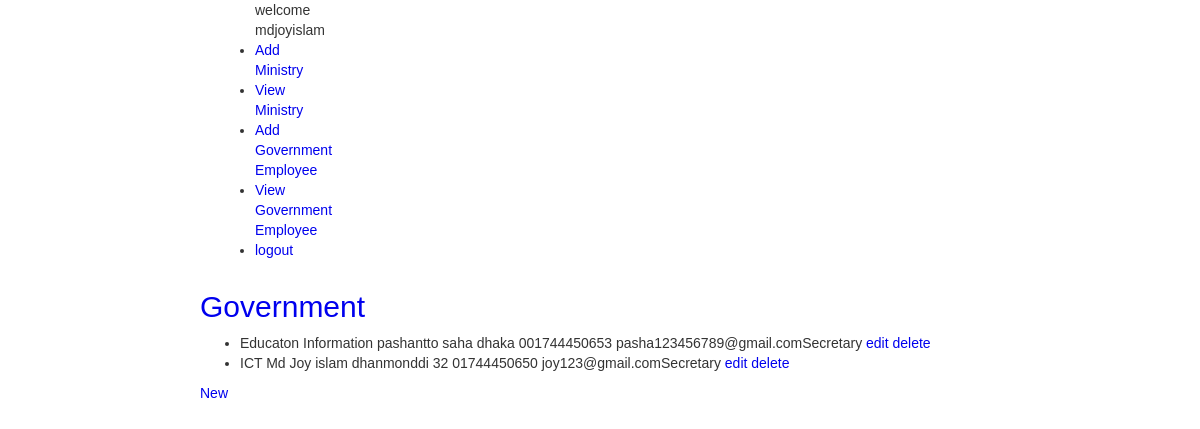
Screenshot of /Crud/viewGovernemt (signed in) with the database file from the repository.
### Crud/models.py (models this page shows, shortened)
class GovernmentEmployee(models.Model):
    user = models.ForeignKey(settings.AUTH_USER_MODEL, on_delete=models.CASCADE)
    ministry = models.ForeignKey(Ministry, on_delete=models.CASCADE)
    GovernmentEmployeeName = models.CharField(max_length=100)
    GovernmentEmployeeAddress = models.TextField()
    GovernmentEmployeePhnNumber = models.CharField(max_length=15)
    GovernmentEmployeeGmail = models.EmailField()
    GovernmentEmployeeDesignation = models.CharField(max_length=100)
    class Meta:
        db_table = "govermentemployee"

class Ministry(models.Model):
    user = models.ForeignKey(settings.AUTH_USER_MODEL, on_delete=models.CASCADE)
    MinistryName = models.CharField(max_length=100)
    HonorableMinisterName = models.CharField(max_length=100)
    Address = models.TextField()
    Phone = models.CharField(max_length=15,null=True)
    Email = models.EmailField()
    class Meta:
        db_table = "ministry"
    def __str__(self):
        return self.MinistryName

### Crud/views.py (the view)
# urls.py: path('viewGovernemt', views.GovernmentEmployee_list, name='GovernmentEmployee_list'),
@login_required
def GovernmentEmployee_list(request, template_name='Crud/GovernmentEmployeeView.html'):
    if request.user.is_superuser:
        government = GovernmentEmployee.objects.all()
    else:
        government = GovernmentEmployee.objects.filter(user=request.user)
    data = {}
    data['object_list'] = government
    return render(request, template_name, data)

### Crud/templates/Crud/GovernmentEmployeeView.html
{% include "Crud/SuperAdminNavbar.html" %}
{% block content %}
<h2><a href="{% url 'Crud:GovernmentEmployee_list' %}">Government</a></h2>
<ul>
    {% for government in object_list %}
    <li>{{ government.ministry }}  {{ government.GovernmentEmployeeName }} {{government.GovernmentEmployeeAddress }} {{government.GovernmentEmployeePhnNumber}}
        {{government.GovernmentEmployeeGmail}}{{government.GovernmentEmployeeDesignation}}
    <a href="{% url 'Crud:GovernmentEmployee_edit' government.id %}">edit</a>
    <a href="{% url 'Crud:GovernmentEmployee_delete' government.id %}">delete</a>
    </li>
    {% endfor %}
</ul>
<a href="{% url 'Crud:GovernmentEmployee_new' %}">New</a>
{% endblock %}

### Crud/templates/Crud/SuperAdminNavbar.html (shortened to what this page needs)
<!DOCTYPE html>
<html lang="en">
<head>
<link rel="stylesheet"
href="https://maxcdn.bootstrapcdn.com/bootstrap/3.3.7/css/bootstrap.min.css">
{% load static %}
<link rel="stylesheet" href="{% static 'Crud/css/style.css' %}">
</head>
<body>
{% load static %}
<div class="container-fluid">
<div class="row">
<div class="col-sm-2">
{% block sidebar %}
<ul class="sidebar-nav">
welcome {{user.username}}
  <li><a href="{% url 'Crud:Ministry_new'%}">Add Ministry</a></li>
<li><a href="{% url 'Crud:Ministry_list'%}">View Ministry</a></li>
  <li><a href="{% url 'Crud:GovernmentEmployee_new'%}">Add Government Employee</a></li>
<li><a href="{% url 'Crud:GovernmentEmployee_list'%}">View Government Employee</a></li>
<li><a href="{% url 'Crud:logout'%}">logout</a></li>
</ul>
{% endblock %}
</div>
</div>
</div>
</body>
</html>

### Crud/static/Crud/css/style.css (style rules this page uses)
body { font-family: Arial, Helvetica, sans-serif; width:800px; margin:auto; }
a { color:#0000EE; text-decoration:none; }

### rows the page displays
GovernmentEmployee: ministry "Educaton Information", GovernmentEmployeeName "pashantto saha", GovernmentEmployeeAddress "dhaka", GovernmentEmployeePhnNumber "001744450653", GovernmentEmployeeGmail "pasha123456789@gmail.com", GovernmentEmployeeDesignation "Secretary"
GovernmentEmployee: ministry "ICT", GovernmentEmployeeName "Md Joy islam", GovernmentEmployeeAddress "dhanmonddi 32", GovernmentEmployeePhnNumber "01744450650", GovernmentEmployeeGmail "joy123@gmail.com", GovernmentEmployeeDesignation "Secretary"

### other values shown
{{ user.username }} "mdjoyislam"
